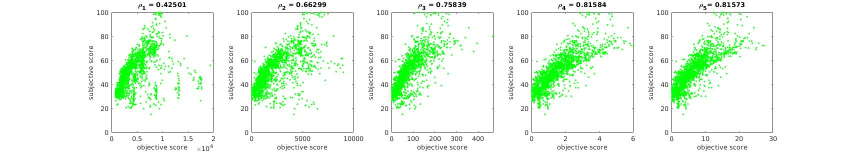
%> input picture database/bi2020.jpg, 1719 x 305 px (shown at 1/2 size)
$ octave --eval "result = SpectralResidualSaliency(imread('../../../../../../database/bi2020.jpg'));"   (GNU Octave 9; MATLAB toolbox functions it lacks are replaced by stand-ins)
%> lines starting %> are read from the running program, lines starting %| are printed output that depends on the picture
function salMap = SpectralResidualSaliency(inImage)
% SpectralResidualSaliency - computes a salience map with the spectral
%                            residual method
%
% Synopsis
%   salMap = SpectralResidualSaliency(inImage)
%
% Description
%   The function computes a salience map with the spectral residual method.
%   The code is adapted from that published by X.Hou at
%   http://www.klab.caltech.edu/~xhou/projects/spectralResidual/spectralresidual.html
%   The SR method provides comparable performance to other methods but at
%   a lower computational complexity end it is easy to code
%
%
% Inputs ([]s are optional)
%   (matrix) inImage      the original image
%
% Outputs ([]s are optional)
%   (matrix) salMap          the saliaency map
%   ....
%
% Examples
%   sMap = SpectralResidualSaliency(originalImage);
%
%
% Requirements
%   Image Processing toolbox
%   Statistical toolbox

% References
%   Hou, X., Zhang, L.: Saliency detection: A spectral residual approach.
%                       In: Proceedings CVPR ?07, vol. 1, pp. 1-8 (2007)
%
%
%
% Changes
%   20/01/2011  First Edition
%
% Preparing the image
inImg = im2double(rgb2gray(inImage));
[rows cols]=size(inImg);
%> rows = 305; cols = 1719
inImg = imresize(inImg, [64, 64], 'bilinear');
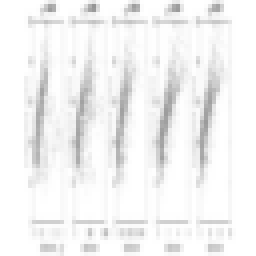
%> inImg: size 64x64 double (shown 4 times larger); min 0.588, max 1, mean 0.954

% The actual Spectral Residual computation: just 5 Matlab lines!
myFFT = fft2(inImg);
myLogAmplitude = log(abs(myFFT));
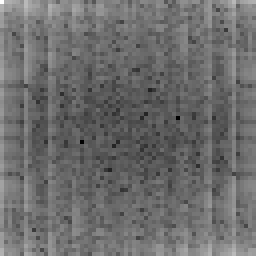
%> myLogAmplitude: size 64x64 double (shown 4 times larger); min -6.16, max 8.27, mean 0.00016; drawn with min black and max white
myLogAmplitude(isinf(myLogAmplitude))=min(min(myLogAmplitude(~isinf(myLogAmplitude)))); %log(0)=-Inf
myPhase = angle(myFFT);
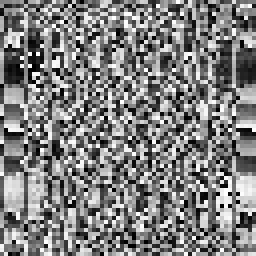
%> myPhase: size 64x64 double (shown 4 times larger); min -3.14, max 3.14, mean 0; drawn with min black and max white
mySpectralResidual = myLogAmplitude - imfilter(myLogAmplitude, fspecial('average', 3), 'replicate');
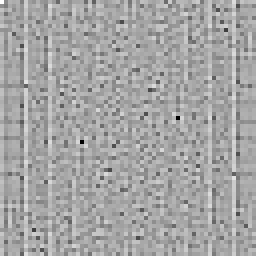
%> mySpectralResidual: size 64x64 double (shown 4 times larger); min -4.8, max 2.6, mean -4.34e-19; drawn with min black and max white
saliencyMap = abs(ifft2(exp(mySpectralResidual + 1i*myPhase))).^2;
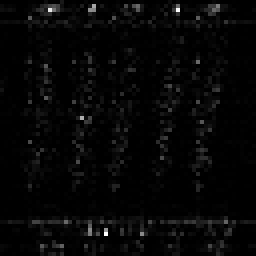
%> saliencyMap: size 64x64 double (shown 4 times larger); min 2.47e-09, max 0.0191, mean 0.000499; drawn with min black and max white

% After Effect
saliencyMap = imfilter(saliencyMap, fspecial('disk', 3));
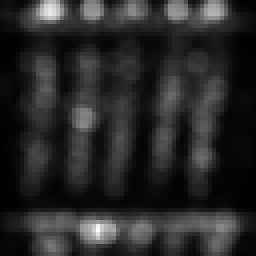
%> saliencyMap: size 64x64 double (shown 4 times larger); min 9.31e-06, max 0.00296, mean 0.000484; drawn with min black and max white

% Resizing from 64*64 to the original size
saliencyMap = mat2gray(saliencyMap);
saliencyMap = imresize(saliencyMap, [rows cols], 'bilinear');
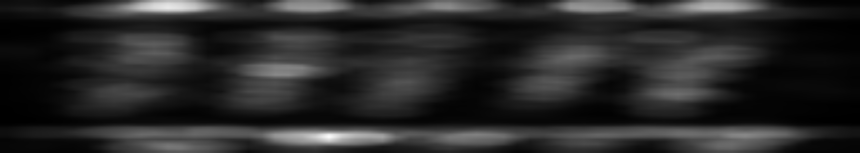
%> saliencyMap: size 305x1719 double (shown at 1/2 size); min 1.88e-05, max 0.991, mean 0.161

salMap=im2double(saliencyMap);
end
